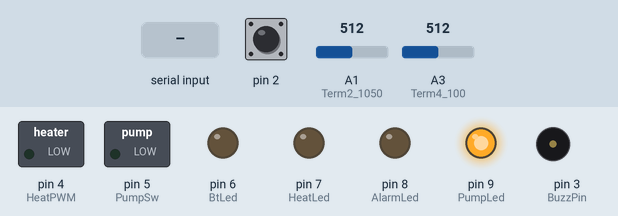
The sketch below on a simulated Arduino Nano, built with avr-gcc and run on an emulated ATmega328P. Shown: switched loads named in the sketch (green lamp = pin HIGH), output pins drawn as LEDs (lit = HIGH), buzzer (waves = sounding, pin HIGH). Inputs (shaded band) come from the test bench; at power-on: pin 2 HIGH, A1 (Term2_1050) = 512, A3 (Term4_100) = 512.

Above: at 0.4 s.
At 2.0 s:
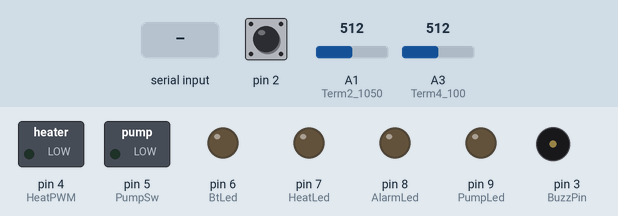
2.1 s: "a\n" received over Serial
At 3.0 s:
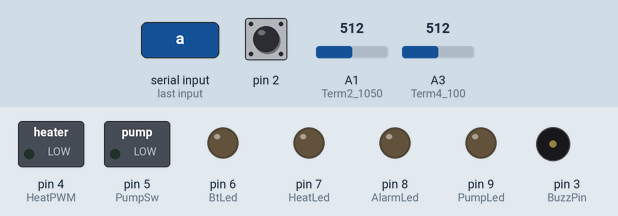
Timing chart, 0 to 5.1 s (numbered marks = the images above; inputs shaded):
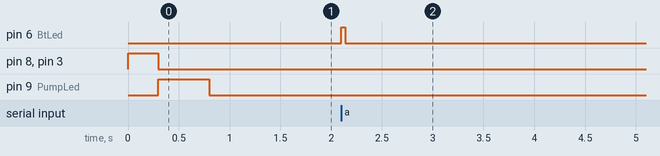

The sketch:

SamogonBt.ino
```cpp
/*
 Name:		SamogonBt.ino
 Created:	07.02.2020 21:39:13
 Author:	KENNY
*/
bool BtMsg = false;
unsigned long Timer;
//#########################################Òåìïåðàòóðà#################################################//
//****************************************Ðàñ÷åò òåìïåðàòóðû*******************************************//

#define NTC10K 10000.0
#define NTC100K 100000.0
#define Rdel10K 10000.0
#define Rdel100K 100000.0

//Ñîïðîòèâëåíèÿ ïî äàòàøèòó äàò÷èêîâ NTC10K è NTC100K
double Resistance10[37] = { 1214600,844390,592430,419380,299480,215670,156410,114660,84510,62927,47077,35563,27119,20860,16204,12683,10000,7942,6327,5074,4103,3336,2724,2237,1846,1530,1275,1068,899.3,760.7,645.2,549.4,470,403.6,347.4,300.1,260.1 };
double Resistance100[37] = { 12022000,8548000,6100400,4371200,3145900,2274600,1649000,1207100,884550,654460,488520,367810,279440,213910,165070,128230,100000,78393,61822,49053,39116,31371,25338,20565,16762,13726,11279,9305,7718,6426,5368,4500,3792,3206,2716,2308,1968 };
double Temper[37] = { 1,6,11,16,21,26,31,36,41,46,51,56,61,66,71,76,81,86,91,96,101,106,111,116,121,126,131,136,141,146,151,156,161,166,171,176,181 };


double Thermister(int Pin, int NTC, double Rterm) {
	double TERMAL;
	double ResI;
	double ResH;
	double ResL;
	double TH;
	double TL;
	//Ðàñ÷åò ñîïðîòèâëåíèÿ
	ResI = analogRead(Pin);
	ResI = (1023 / ResI) - 1;
	ResI = (Rterm / ResI);
	//Âûáîð äàò÷èêà è áëèæíèõ çíà÷åíèé ñîïðîòèâëåíèé
	int i = 0;
	if (NTC == 10) {
		while (ResI < Resistance10[i]) {
			i++;
		}
		ResH = Resistance10[i - 1];
		ResL = Resistance10[i];
	}
	else {
		while (ResI < Resistance100[i]) {
			i++;
		}
		ResH = Resistance100[i - 1];
		ResL = Resistance100[i];
	}
	TH = Temper[i - 1];
	TL = Temper[i];

	//Ðàñ÷åò ñðåäíåãî çíà÷åíèÿ ñîïðîòèâëåíèÿ
	TERMAL = (ResI - ResL) / ((ResH - ResL) / 5);

	//Ðàñ÷åò ñðåäíåãî çíà÷åíèÿ òåìïåðàòóðû
	TERMAL = ((((TH - TL) / 5) * TERMAL) + TL) - 56;
	return TERMAL;
}


//#########################################Alarm#################################################//
#define AlarmLed 8
#define BuzzPin 3
bool AlarmSw = false;

void AlarmSetup() {
	pinMode(AlarmLed, OUTPUT);
	pinMode(BuzzPin, OUTPUT);
	digitalWrite(AlarmLed, HIGH);
	digitalWrite(BuzzPin, HIGH);
	delay(300);
	digitalWrite(AlarmLed, LOW);
	digitalWrite(BuzzPin, LOW);
}

//Àâàðèéíàÿ ìèãàëêà è ïèùàëêà
unsigned long ZumTime;
bool BuzzMode=false;

void AlarmBuzzSw(bool Sw, unsigned long Time, unsigned long BuzzPeriod) {
	if (Sw) {
		if (ZumTime < Time) {
			if (BuzzMode) {
				digitalWrite(BuzzPin, LOW);
				digitalWrite(AlarmLed, HIGH);
				BuzzMode = false;
			}
			else {
				digitalWrite(BuzzPin, HIGH);
				digitalWrite(AlarmLed, LOW);
				BuzzMode = true;
			}
			ZumTime = Time + BuzzPeriod;
		}
	}
}


//#########################################ÒÝÍ#################################################//
#include <EEPROM.h>

//#include <CyberLib.h>

#define HeatLed 7
#define HeatPWM 4
#define ZeroSw 2

int Ustavka = int(EEPROM.read(1)); //Óñòàâêà òåìïåðàòóðà ïîääåðæàíèÿ
int Kdim = int(EEPROM.read(2));    //Êîýôôèöèåíò

int Mode = 0; //Ðåæèì 1 - Íàãðåâ, 2 - Ïåðåãîíêà, 0 - Âûêë
bool HeatOn = false; //Âêëþ÷åíèå íàãðåâà
int HeatVal = 0; //Çíà÷åíèå â ïðîöåíòàõ íà ýêðàí

volatile int tic, Dimmer; //Ïåðåìåííûå äëÿ PWM

//-------------------------------------------Çàãðóçêà------------------------------------------//
void HeatSetup() {
	pinMode(HeatLed, OUTPUT);
	pinMode(HeatPWM, OUTPUT);
	//pinMode(ZeroSw, INPUT);
	digitalWrite(HeatPWM, LOW);
	digitalWrite(HeatLed, LOW);
	attachInterrupt(0, light, FALLING);
	/*
	attachInterrupt(0, detect_up, FALLING);  // íàñòðîèòü ñðàáàòûâàíèå ïðåðûâàíèÿ interrupt0 íà pin 2 íà íèçêèé óðîâåíü
	StartTimer1(timer_interrupt, 40);        // âðåìÿ äëÿ îäíîãî ðàçðÿäà ØÈÌ
	StopTimer1();                            // îñòàíîâèòü òàéìåð
	*/
}

//------------------------------------------Ðàáîòà------------------------------------------//


void Heat(bool Sw, int Mod, int Ust,  int TempVal, int Kd) {
	if (Sw) {
		switch (Mod){
		case 1://Íàãðåâ
			Dimmer = 255;
			break;
		case 2://Ïåðåãîíêà
			Dimmer = 0;
			int Power = (((Ust * 10) - (TempVal * 10)) * Kd) / 10;
			if (Power > 255) { Power = 255; }
			else if (Power < 0) { Power = 0; }
			//HeatVal = map(Power, 0, 255, 0, 100);
			Dimmer = Power;
			HeatVal = Dimmer;
			break;
		case 0:
			Dimmer = 0;
			break;
		default://Âûêë
			Dimmer = 0;
			break;
		}
	}
	else {
		digitalWrite(HeatLed, LOW);
		Dimmer = 0;
	}

}

//------------------------------------Îáðàáîòêà ïðåðûâàíèé-------------------------------------//

void light() {
	if (Dimmer > 0 && BtMsg == false) {
		delayMicroseconds(33 * (255-Dimmer));
		digitalWrite(HeatPWM, HIGH);
		digitalWrite(HeatLed, HIGH);
		delayMicroseconds(500);
		digitalWrite(HeatPWM, LOW);
		digitalWrite(HeatLed, LOW);
	}
}

/*
void timer_interrupt() {       // ïðåðûâàíèÿ òàéìåðà ñðàáàòûâàþò êàæäûå 40 ìêñ
	tic++;                       // ñ÷åò÷èê
	if (tic > Dimmer)           // åñëè íàñòàëî âðåìÿ âêëþ÷àòü òîê
		digitalWrite(HeatPWM, 1);   // âðóáèòü òîê
		//Drive();

}

void  detect_up() {    // îáðàáîòêà âíåøíåãî ïðåðûâàíèÿ íà ïåðåñåêàíèå íóëÿ ñíèçó
	tic = 0;                                  // îáíóëèòü ñ÷åò÷èê
	ResumeTimer1();                           // ïåðåçàïóñòèòü òàéìåð
	attachInterrupt(0, detect_down, RISING);  // ïåðåíàñòðîèòü ïðåðûâàíèå
}

void  detect_down() {  // îáðàáîòêà âíåøíåãî ïðåðûâàíèÿ íà ïåðåñåêàíèå íóëÿ ñâåðõó
	tic = 0;                                  // îáíóëèòü ñ÷åò÷èê
	StopTimer1();                             // îñòàíîâèòü òàéìåð
	digitalWrite(HeatPWM, 0);                  // âûðóáèòü òîê
	attachInterrupt(0, detect_up, FALLING);   // ïåðåíàñòðîèòü ïðåðûâàíèå
}
*/
//#########################################Ïîìïà#################################################//
#define PumpLed 9
#define PumpSw 5
bool PumpOn = false;

void PumpSetup() {
pinMode(PumpLed, OUTPUT);
pinMode(PumpSw, OUTPUT);
digitalWrite(PumpLed, HIGH);
delay(500);
digitalWrite(PumpLed, LOW);
digitalWrite(PumpSw, LOW);
}


void Pump(bool Sw) {
	if (Sw) {
		digitalWrite(PumpLed, HIGH);
		digitalWrite(PumpSw, HIGH);
	}
	else {
		digitalWrite(PumpLed, LOW);
		digitalWrite(PumpSw, LOW);
	}
}


//#########################################Áëþïóï#################################################//
//Çàãðóçêà

#define BtLed 6


void BluetoothSetup() {
	BtMsg = true;
	pinMode(BtLed, OUTPUT);
	digitalWrite(BtLed, LOW);
	Serial.begin(115200);
	BtMsg = false;
}

//Ïðèåì êîìàíä
String VarNameIn;
int VarValIn;
bool Incoming = false;

void Bluetooth() {
	if (Serial.available() > 0) {
		BtMsg = true;
		digitalWrite(BtLed, HIGH);
		String InputString;
		while (Serial.available() > 0) {
			char inputchar;
			inputchar = Serial.read();
			if (inputchar == '.') {
				VarNameIn = InputString;
				InputString = "";
			}
			else if (inputchar == ';') {
				VarValIn = InputString.toInt();
				InputString = "";
				Incoming = true;
			}
			else {
				InputString += inputchar;
			}
			delay(20);
		}
	}
	BtMsg = false;
	digitalWrite(BtLed, LOW);
	Incoming = true;
}

//Îòïðàâêà êîìàíä
void Output(String Name, int Val) {
	BtMsg = true;
	String ValS = String(Val);
	Serial.print(Name + '.' + ValS + ';');
	BtMsg = false;
}
//****************************************Ñ÷èòûâàíèå äàò÷èêîâ*******************************************//
//ïèíû äàò÷èêîâ
#define Term1_10 14
#define Term2_1050 15
#define Term3_10 16
#define Term4_100 17

//Èíòåðâàë îïðîñà
unsigned long TimerTemp = 1000;
unsigned long TempTic = 0;

//Ðàñ÷åòíûå çíà÷åíèÿ
int ColdTemp, DefTemp, ResTemp;

//Çàãðóçêà
void TemperatureSetup() {
	pinMode(Term1_10, INPUT);
	pinMode(Term2_1050, INPUT);
	pinMode(Term3_10, INPUT);
	pinMode(Term4_100, INPUT);
}

//Óïðàâëåíèå
void TemperatureRead() {
	if (Timer > TempTic) {
		double Temp;
		Temp = Thermister(Term2_1050, 10, NTC10K);
		ColdTemp = int(Temp);
		Temp = Thermister(Term4_100, 100, NTC100K);
		DefTemp = int(Temp);
		//Temp = Thermister(ResTempPin, 100, NTC100K);
		//ResTemp = int(Temp);
		TempTic = Timer + TimerTemp;
		Heat(HeatOn, Mode, Ustavka, DefTemp, Kdim);
	}
}

//#########################################Óïðàâëåíèå#################################################//

int Twa = int(EEPROM.read(3));	   //Óñòàâêà òåìïåðàòóðû îõëàäèòåëÿ
unsigned long RefreshTime;
bool BtConnect = false;

void Drive() {
	if (Incoming) {
		if (VarNameIn == "a") {
			Ustavka = VarValIn;
			EEPROM.update(1, byte(VarValIn));
		}
		else if (VarNameIn == "b") {
			Kdim = VarValIn;
			EEPROM.update(2, byte(VarValIn));
		}
		else if (VarNameIn == "c") {
			if (VarValIn == 1|| VarValIn == 2) {
				HeatOn = true;
				Mode = VarValIn;
			}
			else {
				Mode = 0;
				HeatOn = false;
				Heat(HeatOn, Mode, Ustavka, DefTemp, Kdim);

			}

		}
		else if (VarNameIn == "e") {
			PumpOn = VarValIn;
		}
/*		else if (VarNameIn == "Twa") {
			Twa = VarValIn;
			EEPROM.update(2, byte(VarValIn));
		}*/
		else if (VarNameIn == "k") {
			BtConnect = true;
			DispRefresh();
		}
		else if (VarNameIn == "l") {
			BtConnect = false;
		}
		VarNameIn = "";
		VarValIn = 0;
		Incoming = false;
	}
	if (DefTemp>95|| ColdTemp>40) {
		if (Mode > 0) {
			AlarmSw = true;
		}
	}
	else {
		AlarmSw = false;
	}
	if (Mode == 1 || Mode ==2) {
		if (DefTemp > 40) {
			PumpOn = true;
		}
	}
	if (Timer>RefreshTime) {
		if (BtConnect) {
			DispRefresh();
		}
		RefreshTime = Timer + 3000;
	}
}

void DispRefresh() {
	digitalWrite(BtLed, HIGH);
	Output("a", Ustavka);
	delay(20);
	Output("b", Kdim);
	delay(20);
	Output("c", Mode);
	delay(20);
	Output("d", HeatVal);
	delay(20);
	Output("e", PumpOn);
	delay(20);
	Output("f", ColdTemp);
	delay(20);
	Output("g", DefTemp);
	delay(20);
	Output("h", ResTemp);
	delay(20);
	Output("i", Twa);
	delay(20);
	Output("j", AlarmSw);
	delay(20);
	digitalWrite(BtLed, LOW);
}


/*

int Ustavka = int(EEPROM.read(1)); //Óñòàâêà òåìïåðàòóðà ïîääåðæàíèÿ
int Kdim = int(EEPROM.read(2));    //Êîýôôèöèåíò

int Mode = 0; //Ðåæèì 1 - Íàãðåâ, 2 - Ïåðåãîíêà, 0 - Âûêë

int HeatVal = 0; //Çíà÷åíèå â ïðîöåíòàõ íà ýêðàí

bool PumpOn = false;

bool AlarmSw = false;

int ColdTemp, DefTemp, ResTemp;

int Twa = int(EEPROM.read(3));

	*/


// the setup function runs once when you press reset or power the board
void setup() {
	AlarmSetup();
	PumpSetup();
	HeatSetup();
	BluetoothSetup();
	TemperatureSetup();
}

// the loop function runs over and over again until power down or reset
void loop() {
	Timer = millis();
	TemperatureRead();
	Bluetooth();
	Drive();
	Pump(PumpOn);
	AlarmBuzzSw(AlarmSw, 500, 500);

}
```

Measured:
- after the input at 2.1 s, pin 6 (BtLed): LOW → HIGH at once, → LOW 0.04 s later
